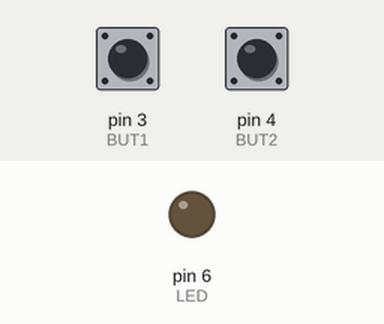
Recording of a sketch running on a simulated Arduino Uno, built with avr-gcc and run on an emulated ATmega328P. Parts: output pins drawn as LEDs (lit = HIGH). Inputs (shaded band) come from the test bench; at power-on: pin 3 (BUT1) HIGH, pin 4 (BUT2) HIGH.

Above: at 1.2 s.
1.3 s: pin 3 (BUT1) pulled LOW for 0.15 s
At 1.37 s:
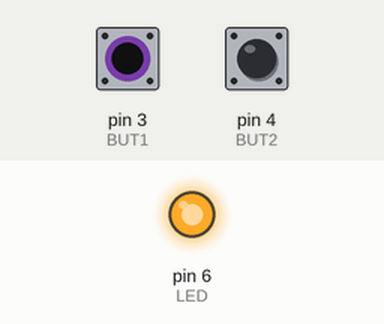
2.9 s: pin 3 (BUT1) pulled LOW for 3.2 s
At 6.8 s:
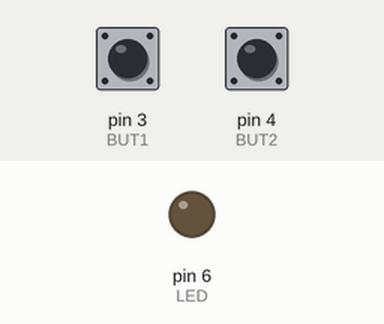
7.6 s: pin 4 (BUT2) pulled LOW for 3.2 s
At 7.9 s:
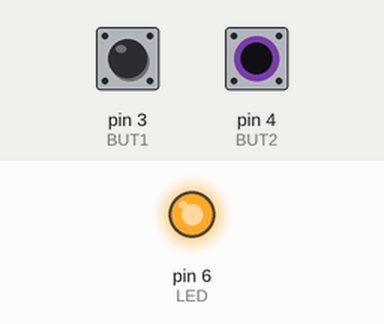
Timing chart, 0 to 12.3 s (numbered marks = the images above; inputs shaded):
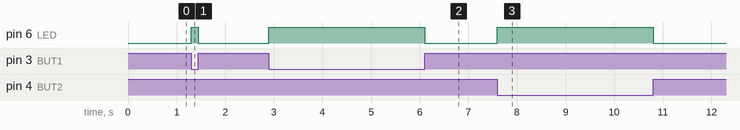

The sketch:

thirteen.ino
```cpp
const int LED = 6;
const int BUT1 = 3;
const int BUT2 = 4;

void setup() {
  pinMode(BUT1, INPUT_PULLUP);
  pinMode(BUT2, INPUT_PULLUP);
  pinMode(LED, OUTPUT);
}

void loop() {
  while ((digitalRead(BUT1) == HIGH) && (digitalRead(BUT2) == HIGH)) {
    digitalWrite(LED, LOW);
  }
  digitalWrite(LED, HIGH);
}
```

Measured:
- after the input at 1.3 s, pin 6 (LED): LOW → HIGH at once, → LOW 0.15 s later
- after the input at 2.9 s, pin 6 (LED): LOW → HIGH at once, → LOW 3.2 s later
- after the input at 7.6 s, pin 6 (LED): LOW → HIGH at once, → LOW 3.2 s later
